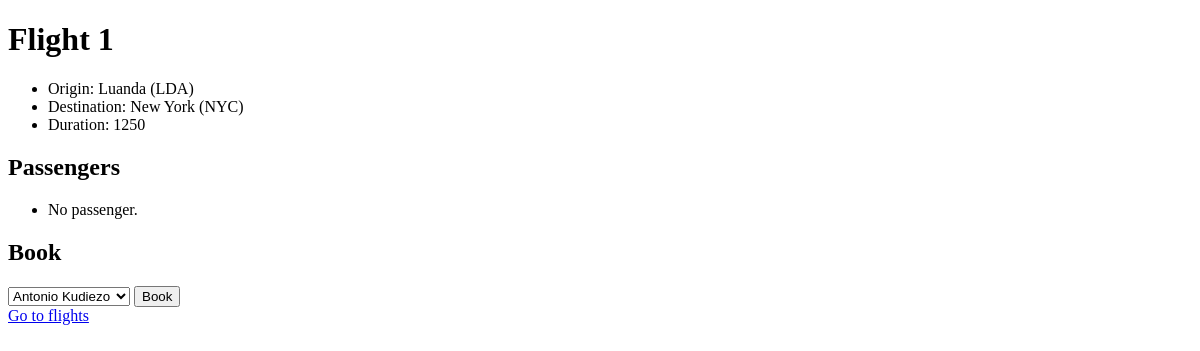
The app's page /flights/1, older data.
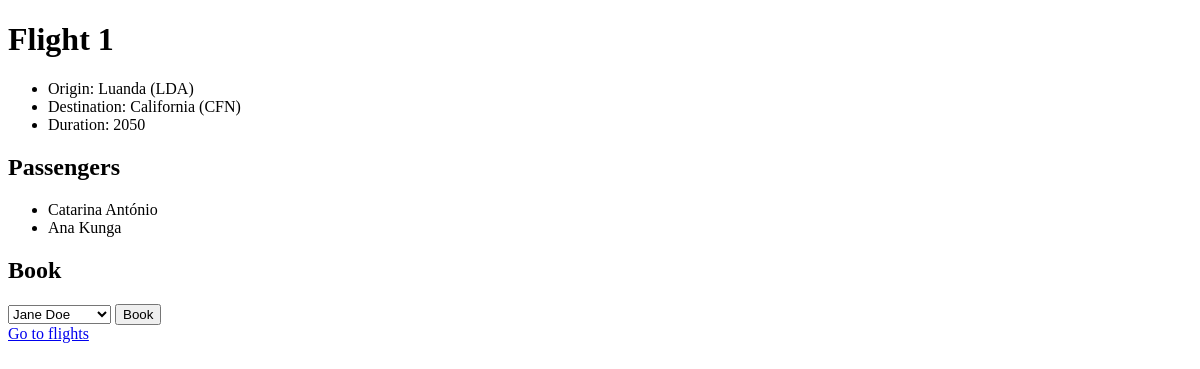
The same page, newer data.
### flights/models.py (models this page shows, shortened)
class Flight(models.Model):
    origin = models.ForeignKey(Airport, on_delete=models.CASCADE, related_name="departure")
    destination = models.ForeignKey(Airport, on_delete=models.CASCADE, related_name="arrival")
    duration = models.IntegerField()
    pass

class Airport(models.Model):
    city = models.CharField(max_length=64)
    code = models.CharField(max_length=3)
    def __str__(self) -> str:
        return f"{self.city} ({self.code})"
    pass

class Passenger(models.Model):
    first = models.CharField(max_length=24)
    last = models.CharField(max_length=24)
    flights = models.ManyToManyField(Flight, blank=True, related_name="passengers")
    def __str__(self) -> str:
        return f"{self.first} {self.last}"
    pass

### flights/views.py (the view)
# urls.py: path("<int:flight_id>", views.flight, name="flight"),
def flight(request, flight_id):
    flight = Flight.objects.get(pk=flight_id)
    return render(request, "flights/flight.html", {
        "flight": flight,
        "passengers": flight.passengers.all(),
        "no_passengers": Passenger.objects.exclude(flights=flight),
    })

### flights/templates/flights/flight.html (shortened to what this page needs)
{% extends 'flights/layout.html' %}
{% block body %}
    <h1>Flight {{ flight.id }}</h1>
    <ul>
        <li>Origin: {{ flight.origin }}</li>
        <li>Destination: {{ flight.destination }}</li>
        <li>Duration: {{ flight.duration }}</li>
    </ul>
    <h2>Passengers</h2>
    <ul>
        {% for passenger in passengers %}
            <li>{{ passenger }}</li>
        {% empty %}
            <li>No passenger.</li>
        {% endfor %}
    </ul>
    <h2>Book</h2>
    <form action="{% url 'flights:book' flight.id %}" method="post">
        <select name="passenger" id="">
            {% for passenger in no_passengers %}
                <option value="{{ passenger.id }}">{{ passenger }}</option>
            {% empty %}
                <option value="">No passenger available.</option>
            {% endfor %}
        </select>
        <input type="submit" value="Book">
    </form>
    <a href="{% url 'flights:index' %}">Go to flights</a>
{% endblock %}

Row changes from the older to the newer data that the page shows:
changed Flight "Luanda (LDA)": destination "New York (NYC)" → "California (CFN)"; duration "1250" → "2050"
now on this page (row edited): Passenger: first+last "Catarina António"
now on this page (row edited): Passenger: first+last "Ana Kunga"
Text that changed along with them:
form field passenger: "Antonio Kudiezo" → "Jane Doe"
text no longer shown: "No passenger."
